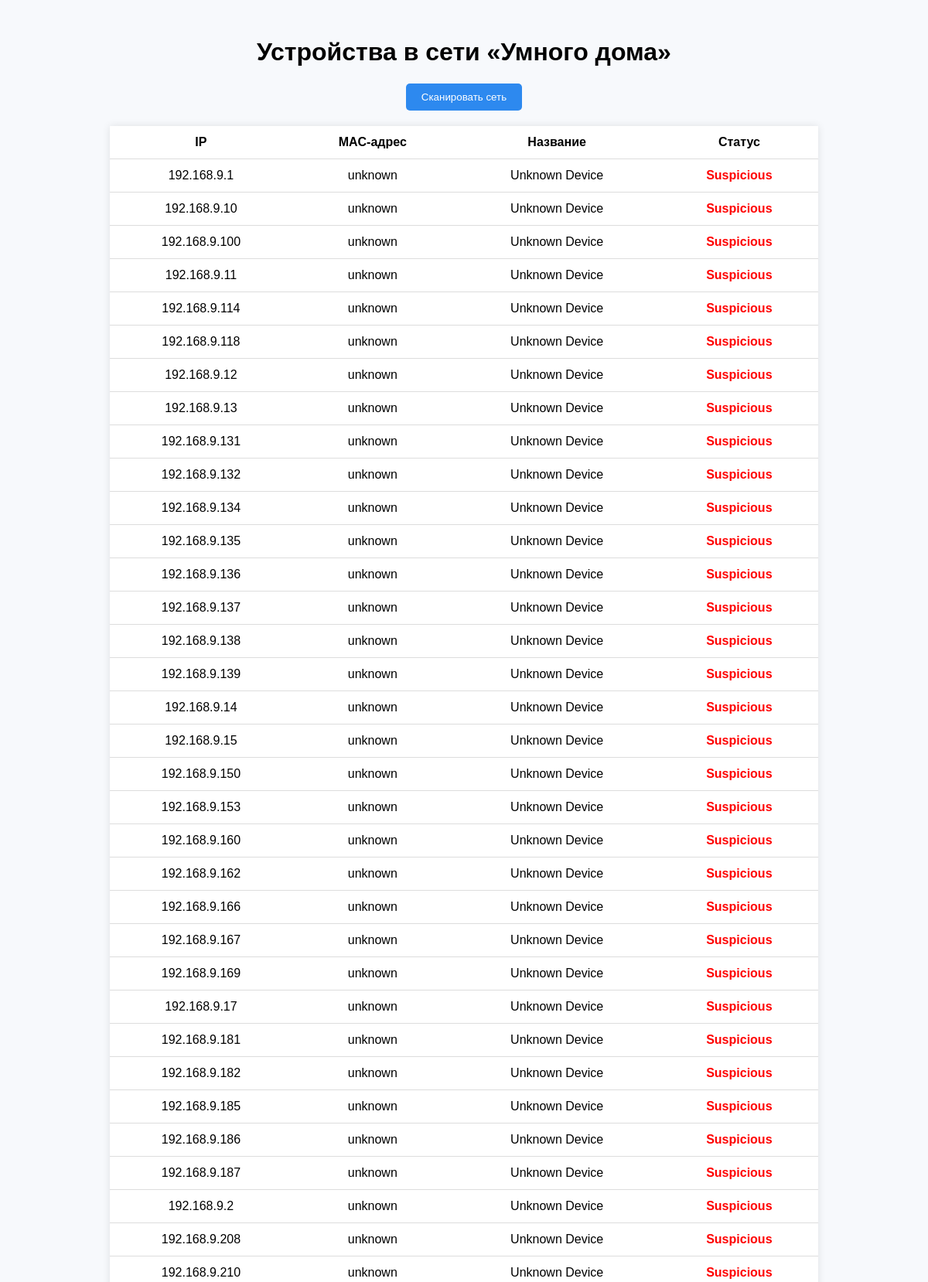
The page / (upper part) on the database its author committed.
### tables this page shows
CREATE TABLE devices (
            id INTEGER PRIMARY KEY AUTOINCREMENT,
            ip TEXT,
            mac TEXT,
            name TEXT,
            status TEXT
        );

### app.py (the view)
@app.route('/')
def dashboard():
    devices = get_all_devices()
    return render_template('dashboard.html', devices=devices)

### database.py (called while the page is built)
def get_all_devices():
    conn = sqlite3.connect('devices.db')
    cursor = conn.cursor()
    cursor.execute("SELECT ip, mac, name, status FROM devices")
    rows = cursor.fetchall()
    conn.close()
    return [
        {'ip': row[0], 'mac': row[1], 'name': row[2], 'status': row[3]}
        for row in rows
    ]

### templates/dashboard.html (shortened to what this page needs)
<!DOCTYPE html>
<html lang="en">
<head>
</head>
<body>
    <h1>Устройства в сети «Умного дома»</h1>
    <button class="scan-btn" onclick="scanNow()">Сканировать сеть</button>
    <table>
        <tr>
            <th>IP</th>
            <th>MAC-адрес</th>
            <th>Название</th>
            <th>Статус</th>
        </tr>
        {% for device in devices %}
        <tr>
            <td>{{ device.ip }}</td>
            <td>{{ device.mac }}</td>
            <td>{{ device.name }}</td>
            <td class="{{ device.status }}">{{ device.status | capitalize }}</td>
        </tr>
        {% endfor %}
    </table>
</body>
</html>

### templates/dashboard.html (style rules this page uses)
body { font-family: Arial, sans-serif; background: #f7f9fc; padding: 20px; }
h1 { text-align: center; }
table { margin: auto; width: 80%; border-collapse: collapse; background: white; box-shadow: 0 0 10px rgba(0,0,0,0.1); }
th, td { padding: 12px; text-align: center; border-bottom: 1px solid #ddd; }
.suspicious { color: red; font-weight: bold; }
.scan-btn { display: block; margin: 20px auto; padding: 10px 20px; background-color: #2d89ef; color: white; border: none; cursor: pointer; border-radius: 5px; }

### rows shown on the page
devices: ip "192.168.9.1", mac "unknown", name "Unknown Device", status "Suspicious"
devices: ip "192.168.9.10", mac "unknown", name "Unknown Device", status "Suspicious"
devices: ip "192.168.9.100", mac "unknown", name "Unknown Device", status "Suspicious"
devices: ip "192.168.9.11", mac "unknown", name "Unknown Device", status "Suspicious"
devices: ip "192.168.9.114", mac "unknown", name "Unknown Device", status "Suspicious"
devices: ip "192.168.9.118", mac "unknown", name "Unknown Device", status "Suspicious"
devices: ip "192.168.9.12", mac "unknown", name "Unknown Device", status "Suspicious"
devices: ip "192.168.9.13", mac "unknown", name "Unknown Device", status "Suspicious"
devices: ip "192.168.9.131", mac "unknown", name "Unknown Device", status "Suspicious"
devices: ip "192.168.9.132", mac "unknown", name "Unknown Device", status "Suspicious"
devices: ip "192.168.9.134", mac "unknown", name "Unknown Device", status "Suspicious"
devices: ip "192.168.9.135", mac "unknown", name "Unknown Device", status "Suspicious"
devices: ip "192.168.9.136", mac "unknown", name "Unknown Device", status "Suspicious"
devices: ip "192.168.9.137", mac "unknown", name "Unknown Device", status "Suspicious"
devices: ip "192.168.9.138", mac "unknown", name "Unknown Device", status "Suspicious"
devices: ip "192.168.9.139", mac "unknown", name "Unknown Device", status "Suspicious"
devices: ip "192.168.9.14", mac "unknown", name "Unknown Device", status "Suspicious"
devices: ip "192.168.9.15", mac "unknown", name "Unknown Device", status "Suspicious"
devices: ip "192.168.9.150", mac "unknown", name "Unknown Device", status "Suspicious"
devices: ip "192.168.9.153", mac "unknown", name "Unknown Device", status "Suspicious"
devices: ip "192.168.9.160", mac "unknown", name "Unknown Device", status "Suspicious"
devices: ip "192.168.9.162", mac "unknown", name "Unknown Device", status "Suspicious"
devices: ip "192.168.9.166", mac "unknown", name "Unknown Device", status "Suspicious"
devices: ip "192.168.9.167", mac "unknown", name "Unknown Device", status "Suspicious"
devices: ip "192.168.9.169", mac "unknown", name "Unknown Device", status "Suspicious"
devices: ip "192.168.9.17", mac "unknown", name "Unknown Device", status "Suspicious"
devices: ip "192.168.9.181", mac "unknown", name "Unknown Device", status "Suspicious"
devices: ip "192.168.9.182", mac "unknown", name "Unknown Device", status "Suspicious"
devices: ip "192.168.9.185", mac "unknown", name "Unknown Device", status "Suspicious"
devices: ip "192.168.9.186", mac "unknown", name "Unknown Device", status "Suspicious"
devices: ip "192.168.9.187", mac "unknown", name "Unknown Device", status "Suspicious"
devices: ip "192.168.9.2", mac "unknown", name "Unknown Device", status "Suspicious"
devices: ip "192.168.9.208", mac "unknown", name "Unknown Device", status "Suspicious"
devices: ip "192.168.9.210", mac "unknown", name "Unknown Device", status "Suspicious"
